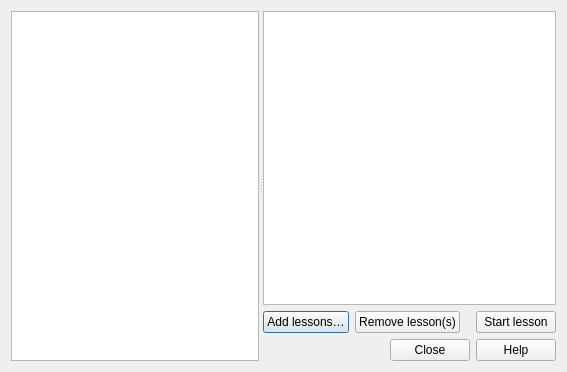
<?xml version="1.0" encoding="UTF-8"?>
<ui version="4.0">
 <class>Dialog</class>
 <widget class="QDialog" name="Dialog">
  <property name="geometry">
   <rect>
    <x>0</x>
    <y>0</y>
    <width>567</width>
    <height>372</height>
   </rect>
  </property>
  <property name="windowTitle">
   <string>QTutor library</string>
  </property>
  <layout class="QVBoxLayout" name="verticalLayout">
   <item>
    <widget class="QSplitter" name="splitter">
     <property name="orientation">
      <enum>Qt::Horizontal</enum>
     </property>
     <widget class="QTreeWidget" name="treeLessons">
      <property name="editTriggers">
       <set>QAbstractItemView::NoEditTriggers</set>
      </property>
      <property name="showDropIndicator" stdset="0">
       <bool>false</bool>
      </property>
      <property name="columnCount">
       <number>1</number>
      </property>
      <attribute name="headerVisible">
       <bool>false</bool>
      </attribute>
      <column>
       <property name="text">
        <string notr="true">1</string>
       </property>
      </column>
     </widget>
     <widget class="QWidget" name="layoutWidget">
      <layout class="QGridLayout" name="gridLayout">
       <item row="0" column="0" colspan="4">
        <widget class="QTextBrowser" name="txtInfo">
         <property name="sizePolicy">
          <sizepolicy hsizetype="Expanding" vsizetype="Expanding">
           <horstretch>0</horstretch>
           <verstretch>0</verstretch>
          </sizepolicy>
         </property>
        </widget>
       </item>
       <item row="1" column="0">
        <widget class="QPushButton" name="btnAddLessons">
         <property name="text">
          <string>Add lessons…</string>
         </property>
        </widget>
       </item>
       <item row="1" column="1">
        <widget class="QPushButton" name="btnRemoveLessons">
         <property name="text">
          <string>Remove lesson(s)</string>
         </property>
        </widget>
       </item>
       <item row="1" column="2">
        <spacer name="horizontalSpacer">
         <property name="orientation">
          <enum>Qt::Horizontal</enum>
         </property>
         <property name="sizeHint" stdset="0">
          <size>
           <width>13</width>
           <height>19</height>
          </size>
         </property>
        </spacer>
       </item>
       <item row="1" column="3">
        <widget class="QPushButton" name="btnStartLesson">
         <property name="text">
          <string>Start lesson</string>
         </property>
        </widget>
       </item>
       <item row="2" column="0" colspan="4">
        <widget class="QDialogButtonBox" name="buttonBox">
         <property name="orientation">
          <enum>Qt::Horizontal</enum>
         </property>
         <property name="standardButtons">
          <set>QDialogButtonBox::Close|QDialogButtonBox::Help</set>
         </property>
        </widget>
       </item>
      </layout>
     </widget>
    </widget>
   </item>
  </layout>
 </widget>
 <resources/>
 <connections>
  <connection>
   <sender>buttonBox</sender>
   <signal>accepted()</signal>
   <receiver>Dialog</receiver>
   <slot>accept()</slot>
   <hints>
    <hint type="sourcelabel">
     <x>248</x>
     <y>254</y>
    </hint>
    <hint type="destinationlabel">
     <x>157</x>
     <y>274</y>
    </hint>
   </hints>
  </connection>
  <connection>
   <sender>buttonBox</sender>
   <signal>rejected()</signal>
   <receiver>Dialog</receiver>
   <slot>reject()</slot>
   <hints>
    <hint type="sourcelabel">
     <x>316</x>
     <y>260</y>
    </hint>
    <hint type="destinationlabel">
     <x>286</x>
     <y>274</y>
    </hint>
   </hints>
  </connection>
 </connections>
</ui>
